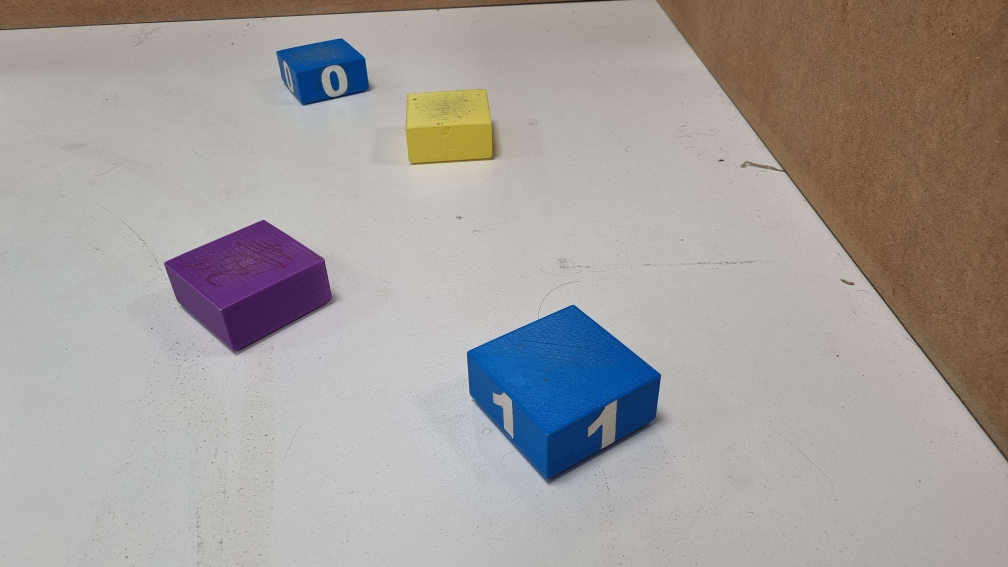
//> input picture img/2.jpg, 4032 x 2268 px, given in place of the camera (shown at 1/4 size)
$ ./rav_color_detection img/2.jpg   (built with g++ and OpenCV 4)
//> lines starting //> are read from the running program, lines starting //| are printed output that depends on the picture; after the words box and inside, x2 and y2 are one past the last pixel; in counts of white or black regions, pixels touching at a corner belong together
### rav_color_detection.h
Mat contour_color(Mat image, int color);
vector <Point> get_contour_center(vector<vector<Point> > contours);
int distance_to_center(Point center, Point centroid);

### rav_color_detection.cpp
#include <opencv2/opencv.hpp>
#include <eigen3/Eigen/Dense>
#include <iostream>
#include <string>
#include <stdio.h>
#include "rav_color_detection.h"

using namespace std;
using namespace cv;

vector<vector<Point>> get_contour(Mat image);
vector <Point> get_contour_center(vector<vector<Point> > contours);
int distance_to_center(Point center, Point centroid);
vector<vector<Point>> contour_polygons(vector<vector<Point>> contours);
vector<vector<Point>> filter_contours(vector<vector<Point>> contours);
void contour_distance_to_image_center(vector<vector<Point>> contours, vector<Point> centroid, Point center);

int SCALER = 2;
Scalar HSV_LOW_BOUND = Scalar(99, 130, 177);
Scalar HSV_HIGH_BOUND = Scalar(117, 255, 255);

vector<double> time_stamps;

int main(int argc, char** argv) {

    for (int i = 0; i < argc; i++){
        if (strcmp(argv[i], "-s") == 0){
            SCALER = atoi(argv[i + 1]);
            cout << "Scaler: " << SCALER << endl;
        }
        else if (strcmp(argv[i], "--scale") == 0){
            SCALER = atoi(argv[i + 1]);
            cout << "Scaler: " << SCALER << endl;
        }
        else if (strcmp(argv[i], "--hsv-low") == 0){
            HSV_LOW_BOUND = Scalar(atoi(argv[i + 1]), atoi(argv[i + 2]), atoi(argv[i + 3]));
            cout << "HSV low bound: " << HSV_LOW_BOUND << endl;
        }
        else if (strcmp(argv[i], "--hsv-high") == 0){
            HSV_HIGH_BOUND = Scalar(atoi(argv[i + 1]), atoi(argv[i + 2]), atoi(argv[i + 3]));
            cout << "HSV high bound: " << HSV_HIGH_BOUND << endl;
        }
        else if (strcmp(argv[i], "-h") == 0){
            cout << "Usage: rav_color_detection [OPTION]..." << endl;
            cout << "Options:\n" << endl;
            cout << "  -s, --scale  <int>              Scale the image down by a factor of <int>\n" << endl;
            cout << "  --hsv-low    <int> <int> <int>  Set the lower bound of the HSV filter\n" << endl;
            cout << "  --hsv-high   <int> <int> <int>  Set the upper bound of the HSV filter\n" << endl;
            cout << "To get the HSV values of a color, run hsv_threshold_picker.py" << endl;
            return 0;
        }
    }

   Mat img;//Declaring a matrix to load the frames//

   time_t start, end;//time for image processing

   //Declaring the video to show the video//
   namedWindow("Video Player");

   //Declaring an object to capture stream of frames from default camera//
   VideoCapture cap(0);

   //prompt an error message if no video stream is found//
   if (!cap.isOpened()){
      cout << "No video stream detected" << endl;
      system("pause");
      return-1;
   }

   //Taking an everlasting loop to show the video//
   while (true){
      cap >> img;
//> img is the input picture: 2268 rows x 4032 cols, CV_8UC3; mean B, G, R 156.2, 158.6, 164.1

      //Breaking the loop if no video frame is detected//
      if (img.empty()){
         break;
      }
    //---------------------------Image Processing---------------------------------//

        start = clock();

        vector<vector<Point>> contours;
        vector<vector<Point>> contours_poly;
        vector<Point> centroid;
        Point img_center;
        Mat img_scaled;
        Mat drawing = img;

        resize(img, img_scaled,  Size(img.cols / SCALER, img.rows / SCALER), 0, 0, INTER_LINEAR);

        contours = get_contour(img_scaled);
//> in get_contour, `cvtColor(image, imgHSV, COLOR_BGR2HSV);`: imgHSV: 1134 rows x 2016 cols, CV_8UC3; mean H, S, V 28.2, 39.4, 170.4
//> in get_contour, `inRange(imgHSV, HSV_LOW_BOUND, HSV_HIGH_BOUND, imgHSV);`:
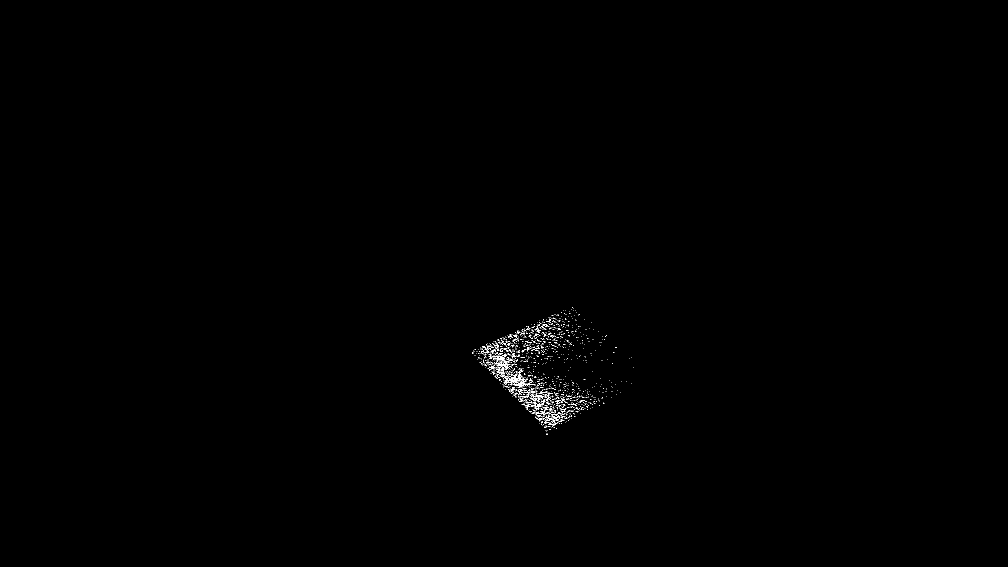
//> imgHSV: 1134 rows x 2016 cols, CV_8UC1 (shown at 1/2 size); 0.24% white in thin lines or dots, all inside (x1, y1, x2, y2) = (944, 615, 1268, 869)
//> in get_contour, `findContours(imgHSV, contours, hierarchy, RETR_TREE, CHAIN_APPROX_SIMP..`: contours = 1404 contours, 1400 with area under 20; largest, box (x1, y1, x2, y2) and area: (999, 750, 1071, 774) 332, (985, 712, 1021, 739) 172, (1062, 788, 1088, 798) 32, (994, 743, 1011, 749) 20
//> after the loop in get_contour, `for (int i = 0; i < contours.size(); i++)`: contours = 1404 contours, 1365 with area under 20; largest, box (x1, y1, x2, y2) and area: (1998, 1500, 2141, 1547) 1330, (1970, 1424, 2041, 1477) 690, (2124, 1576, 2175, 1595) 128, (1988, 1486, 2021, 1497) 80, (2206, 1662, 2239, 1677) 68

        img_center = Point(img.cols / 2, img.rows / 2);
//> img_center = Point(2016, 1134)

        // Filter contours
        contours = filter_contours(contours);
//> the loop in filter_contours, `for (int i = 0; i < contours.size(); i++)` made 1404 passes
//> area on passes 29, 39, 45: 22, 40, 26
//> contours = 14 contours; largest, box (x1, y1, x2, y2) and area: (1998, 1500, 2141, 1547) 1330, (1970, 1424, 2041, 1477) 690, (2124, 1576, 2175, 1595) 128, (1988, 1486, 2021, 1497) 80, (2206, 1662, 2239, 1677) 68
        contours_poly = contour_polygons(contours);
//> in contour_polygons, `vector<vector<Point>> contours_poly(contours.size());`: contours_poly = 14 empty contours
//> the loop in contour_polygons, `for (int i = 0; i < contours.size(); i++)` made 14 passes
//> contours_poly = 14 contours; largest, box (x1, y1, x2, y2) and area: (1998, 1500, 2141, 1547) 1506, (1970, 1424, 2041, 1477) 936, (2124, 1576, 2175, 1595) 170, (2130, 1604, 2181, 1621) 156, (2078, 1576, 2117, 1591) 104

        for (int i = 0; i < contours.size(); i++){

            // Draw contours
            Scalar color = Scalar(255, 255, 255);
            drawContours(drawing, contours_poly, i, color, 1, 8, vector<Vec4i>(), 0, Point());
            // print contours distance to center
        }
//> this loop made 14 passes

        // Draw number of contours
        putText(drawing, "Contours: " + to_string(contours.size()), Point(10, 30), FONT_HERSHEY_SIMPLEX, 1, Scalar(0, 0, 0), 2);

        // Draw the center of the contours
        centroid = get_contour_center(contours);
//> the loop in get_contour_center, `for (int i = 0; i < contours.size(); i++)` made 14 passes
//> centroid = 14 Points (x, y), first 12: [2216, 1667], [2152, 1623], [2165, 1611], [2151, 1584], [2101, 1584], [2062, 1523], [2039, 1525], [2072, 1518], [2057, 1511], [2009, 1491], [1971, 1469], [2009, 1453]
        for (int i = 0; i < centroid.size(); i++){
            circle(drawing, centroid[i], 5, Scalar(0, 0, 255), -1);
        }

        // Draw the center of the image
        Point center = Point(drawing.cols / 2, drawing.rows / 2);
//> center = Point(2016, 1134)
        circle(drawing, center, 5, Scalar(0, 255, 0), -1);

        end = clock();

        contour_distance_to_image_center(contours, centroid, img_center);

        // Calculate execution time and store it in a vector
        double time_taken = double(end - start) / double(CLOCKS_PER_SEC);
        time_stamps.push_back(time_taken);

    //----------------------------------------------------------------------------//

      //Showing the video//
      imshow("Video Player", drawing);
      //Allowing 25 milliseconds frame processing time and initiating break condition//
      char c = (char)waitKey(25);
      if (c == 27){ //If 'Esc' is entered break the loop//

        double execution_time = 0;
        for (int i = 0; i < time_stamps.size(); i++){
            execution_time += time_stamps[i];
        }
        execution_time /= time_stamps.size();
        cout << "Average execution time: " << execution_time << " sec" << endl;

        break;
      }
   }
   cap.release();//Releasing the buffer memory//
}

vector<vector<Point>> contour_polygons(vector<vector<Point>> contours){
    vector<vector<Point>> contours_poly(contours.size());

    // Approximate contours to polygons + get bounding rects and circles
    for (int i = 0; i < contours.size(); i++){
        approxPolyDP(Mat(contours[i]), contours_poly[i], 3, true);
    }

    return contours_poly;
}

vector<vector<Point>> get_contour(Mat image){
    Mat imgHSV;
    cvtColor(image, imgHSV, COLOR_BGR2HSV);
    inRange(imgHSV, HSV_LOW_BOUND, HSV_HIGH_BOUND, imgHSV);

    vector<vector<Point>> contours;
    vector<Vec4i> hierarchy;
    findContours(imgHSV, contours, hierarchy, RETR_TREE, CHAIN_APPROX_SIMPLE, Point(0, 0));

    if (contours.size() == 0){
    }

    // Scale contours back to original size
    for (int i = 0; i < contours.size(); i++){
        for (int j = 0; j < contours[i].size(); j++){
            contours[i][j].x *= SCALER;
            contours[i][j].y *= SCALER;
        }
    }
    return contours;
}

vector<vector<Point>> filter_contours(vector<vector<Point>> contours){

    vector<vector<Point>> contours_new;

    for (int i = 0; i < contours.size(); i++){
        int area = contourArea(contours[i]);
        if (area > 100/SCALER){
            contours_new.push_back(contours[i]);
        }
    }
    return contours_new;
}

void contour_distance_to_image_center(vector<vector<Point>> contours, vector<Point> centroid, Point center){

    for (int i = 0; i < contours.size(); i++){
//> (the run ends here: the program needs code that is not available in this run, at `int distance = distance_to_center(center, centroid[i]);`)

$ run again, on img/3.jpg
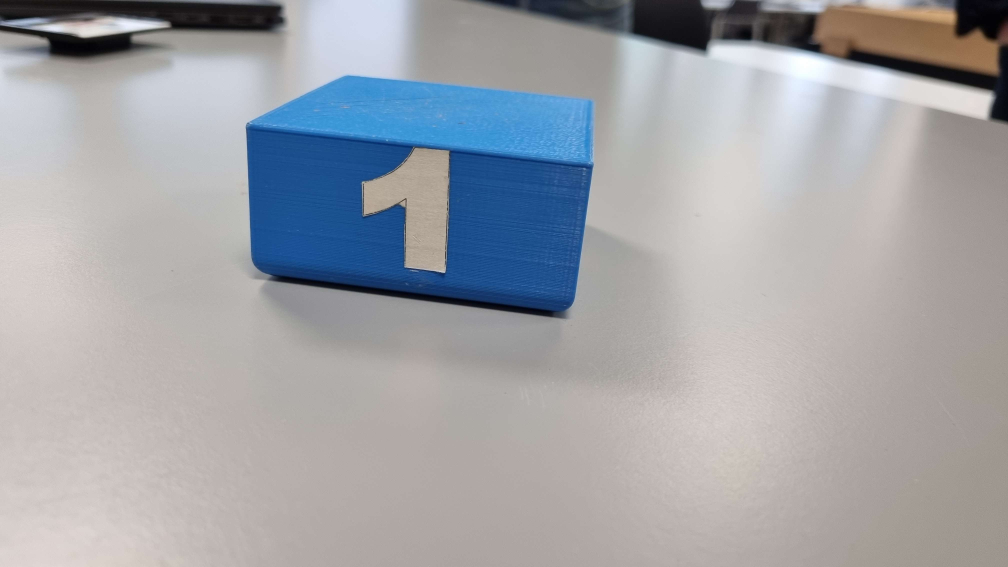
//> input picture img/3.jpg, 4032 x 2268 px, given in place of the camera (shown at 1/4 size)
//> img is the input picture: 2268 rows x 4032 cols, CV_8UC3; mean B, G, R 168.1, 163.3, 161.4
//> in get_contour, `inRange(imgHSV, HSV_LOW_BOUND, HSV_HIGH_BOUND, imgHSV);`:
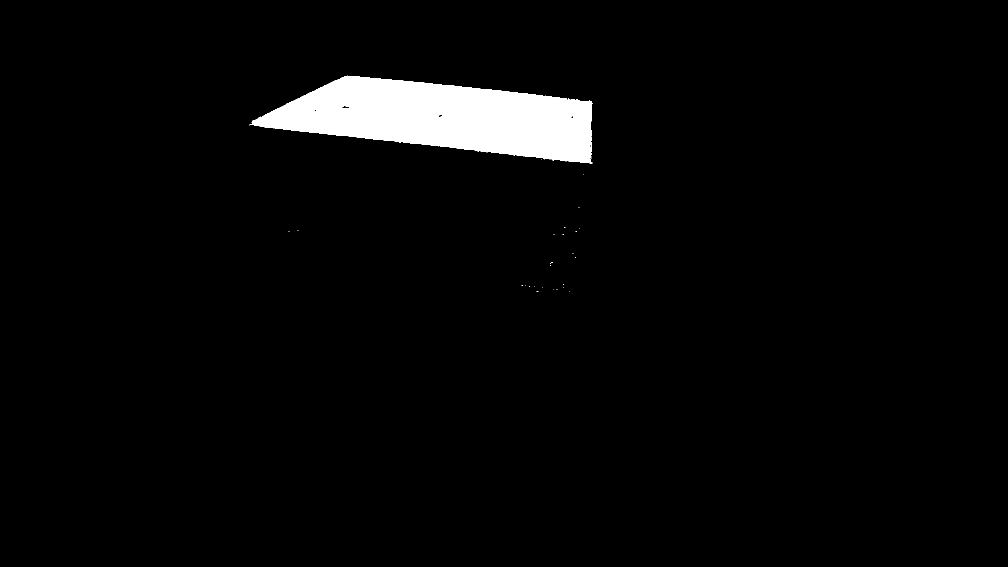
//> imgHSV: 1134 rows x 2016 cols, CV_8UC1 (shown at 1/2 size); 3.2% white; 35 white regions (33 under 20 px)
//> in get_contour, `findContours(imgHSV, contours, hierarchy, RETR_TREE, CHAIN_APPROX_SIMP..`: contours = 51 contours, 48 with area under 20; largest, box (x1, y1, x2, y2) and area: (499, 151, 1185, 328) 72490, (681, 210, 700, 217) 68, (876, 228, 885, 235) 35
//> the loop in get_contour, `for (int i = 0; i < contours.size(); i++)` made 51 passes
//> after the loop in get_contour, `for (int i = 0; i < contours.size(); i++)`: contours = 51 contours, 44 with area under 20; largest, box (x1, y1, x2, y2) and area: (998, 302, 2369, 655) 289960, (1362, 420, 1399, 433) 270, (1752, 456, 1769, 469) 140, (2282, 462, 2295, 473) 74, (1258, 438, 1271, 445) 50, (2288, 554, 2303, 559) 48, (2278, 474, 2293, 479) 48
//> the loop in filter_contours, `for (int i = 0; i < contours.size(); i++)` made 51 passes
//> area on passes 35, 41, 46, 47, 49, 50, 51: 289960, 48, 48, 74, 140, 50, 270
//> in main, `contours = filter_contours(contours);`: contours = 4 contours; box (x1, y1, x2, y2) and area: (998, 302, 2369, 655) 289960, (1362, 420, 1399, 433) 270, (1752, 456, 1769, 469) 140, (2282, 462, 2295, 473) 74
//> in contour_polygons, `vector<vector<Point>> contours_poly(contours.size());`: contours_poly = 4 empty contours
//> the loop in contour_polygons, `for (int i = 0; i < contours.size(); i++)` made 4 passes
//> in main, `contours_poly = contour_polygons(contours);`: contours_poly = 4 contours; box (x1, y1, x2, y2) and area: (998, 302, 2369, 655) 290546, (1362, 420, 1399, 433) 216, (1752, 456, 1769, 467) 104, (2282, 462, 2295, 473) 66
//> the loop in main, `for (int i = 0; i < contours.size(); i++)` made 4 passes
//> the loop in get_contour_center, `for (int i = 0; i < contours.size(); i++)` made 4 passes
//> centroid = 4 Points (x, y): [1770, 469], [2288, 467], [1760, 462], [1380, 427]
//> the loop in main, `for (int i = 0; i < centroid.size(); i++)` made 4 passes

$ run again, on img/4.jpg
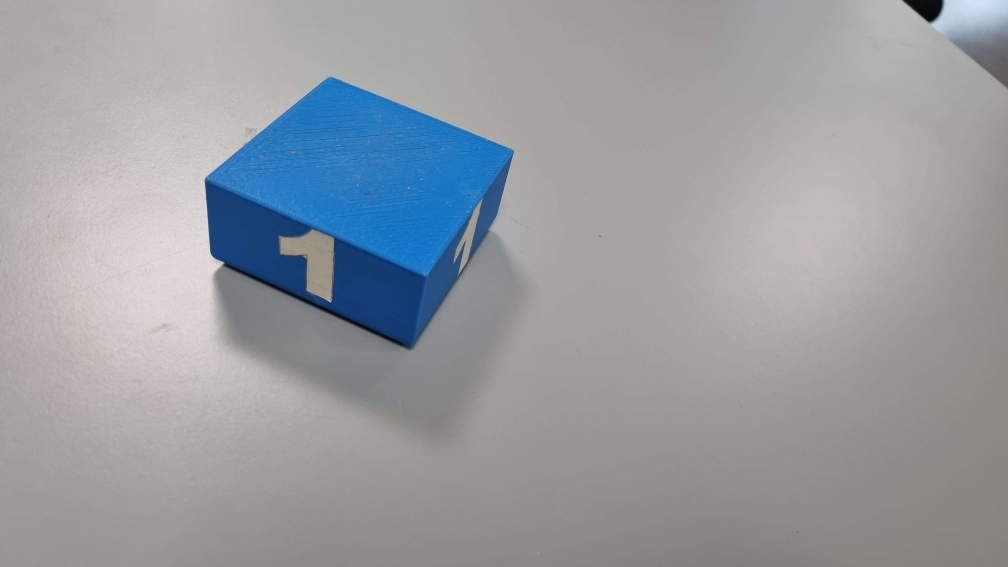
//> input picture img/4.jpg, 4032 x 2268 px, given in place of the camera (shown at 1/4 size)
//> img is the input picture: 2268 rows x 4032 cols, CV_8UC3; mean B, G, R 159.4, 156.1, 153.3
//> in get_contour, `inRange(imgHSV, HSV_LOW_BOUND, HSV_HIGH_BOUND, imgHSV);`:
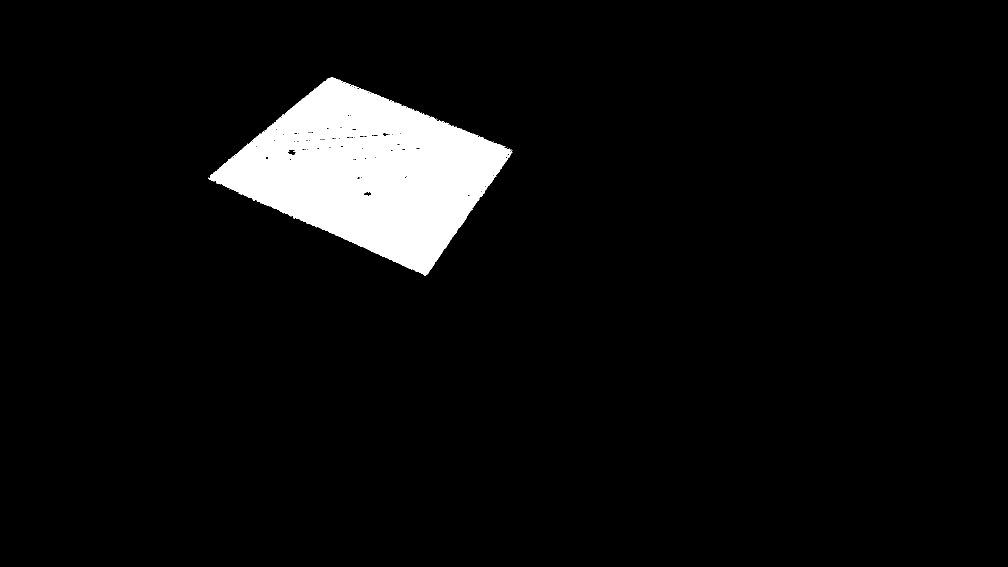
//> imgHSV: 1134 rows x 2016 cols, CV_8UC1 (shown at 1/2 size); 5.5% white; 16 white regions (15 under 20 px)
//> in get_contour, `findContours(imgHSV, contours, hierarchy, RETR_TREE, CHAIN_APPROX_SIMP..`: contours = 550 contours, 510 with area under 20; largest, box (x1, y1, x2, y2) and area: (417, 154, 1025, 551) 126557, (672, 269, 761, 279) 225, (769, 294, 860, 303) 213, (558, 299, 594, 311) 182, (762, 265, 803, 273) 120
//> after the loop in get_contour, `for (int i = 0; i < contours.size(); i++)`: contours = 550 contours, 350 with area under 20; largest, box (x1, y1, x2, y2) and area: (834, 308, 2049, 1101) 506228, (1344, 538, 1521, 557) 900, (1538, 588, 1719, 605) 852, (1116, 598, 1187, 621) 726, (1524, 530, 1605, 545) 478
//> the loop in filter_contours, `for (int i = 0; i < contours.size(); i++)` made 550 passes
//> area on passes 16, 38, 44: 506228, 54, 390
//> after the loop in filter_contours, `for (int i = 0; i < contours.size(); i++)`: contours_new = 62 contours; largest, box (x1, y1, x2, y2) and area: (834, 308, 2049, 1101) 506228, (1344, 538, 1521, 557) 900, (1538, 588, 1719, 605) 852, (1116, 598, 1187, 621) 726, (1524, 530, 1605, 545) 478
//> in main, `contours = filter_contours(contours);`: contours has the same summary as contours_new in filter_contours
//> in contour_polygons, `vector<vector<Point>> contours_poly(contours.size());`: contours_poly = 62 empty contours
//> the loop in contour_polygons, `for (int i = 0; i < contours.size(); i++)` made 62 passes
//> after the loop in contour_polygons, `for (int i = 0; i < contours.size(); i++)`: contours_poly = 62 contours, 20 with area under 20; largest, box (x1, y1, x2, y2) and area: (834, 308, 2049, 1101) 506780, (1344, 538, 1521, 557) 1080, (1538, 590, 1719, 605) 696, (1116, 598, 1187, 621) 594, (1524, 530, 1605, 545) 556
//> the loop in main, `for (int i = 0; i < contours.size(); i++)` made 62 passes
//> the loop in get_contour_center, `for (int i = 0; i < contours.size(); i++)` made 62 passes
//> after the loop in get_contour_center, `for (int i = 0; i < contours.size(); i++)`: centers = 62 Points (x, y), first 12: [1471, 689], [1875, 780], [1469, 774], [1435, 711], [1622, 707], [1024, 678], [1666, 642], [1095, 642], [1586, 638], [1418, 637], [1161, 636], [1459, 633]
//> centroid has the same summary as centers in get_contour_center
//> the loop in main, `for (int i = 0; i < centroid.size(); i++)` made 62 passes
